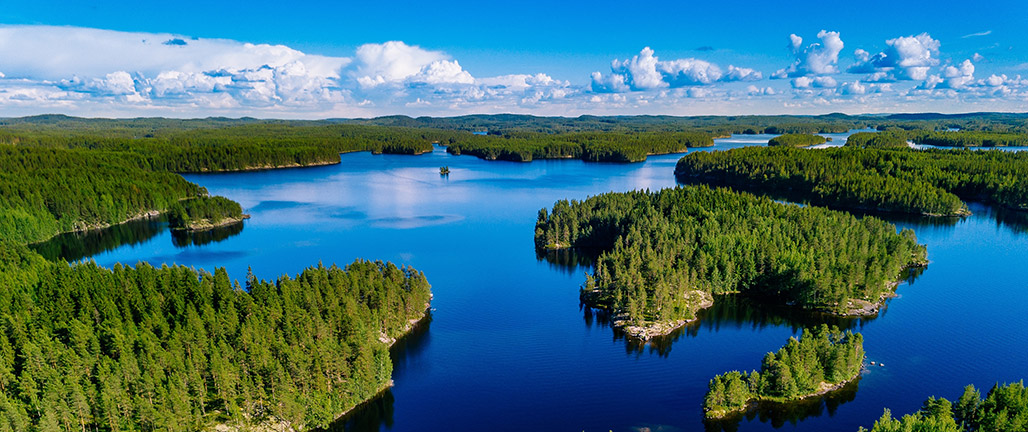
#> input picture test.jpg, 1028 x 432 px, found by its file name
$ jupyter execute kmeans.ipynb
#> lines starting #> are read from the running program, lines starting #| are printed output that depends on the picture
[cell 1]
import cv2
import matplotlib.pyplot as plt
import numpy as np
from scipy.spatial.distance import cdist
from sklearn.cluster import MiniBatchKMeans,KMeans
import time

[cell 2]
#Reading the image and converting it into RGB values -
image=cv2.imread('../input/testimage/test.jpg')
#> image is the input picture: shape (432, 1028, 3); mean B, G, R 120.8, 111, 62.6

plt.figure()
plt.axis('off')
plt.imshow(image)

image=cv2.cvtColor(image,cv2.COLOR_BGR2RGB)
plt.figure()
plt.axis('off')
plt.imshow(image)

[cell 3]
h,w,c=image.shape
#> h = 432; w = 1028; c = 3
image.shape
#> Out = (432, 1028, 3)

[cell 4]
def init_kmeans(feats,k):
    return KMeans(n_clusters=k).fit(feats)

def kmeans_sklearn(image_2d,K):

    #clustering pixels in appropriate clusters
#> called with image_2d = array of shape (444096, 3), K = 11
    sse=[]
    K=range(1,K)
    for k in K:
        kmeansModel=init_kmeans(image_2d,k)
        sse.append(kmeansModel.inertia_)
#> after the loop, sse = [6.86e+09, 2.98e+09, 1.65e+09, 1.04e+09, 882496113.1, 601050553.1, 470402468, 424887632.9, 376139455.6, 331444862.4]

    #Finding the best k
    plt.plot(K,sse,'bx-')
    plt.xlabel('k')
    plt.ylabel('Distortion')
    plt.title('The elbow method showing the optiomal')
    plt.show()
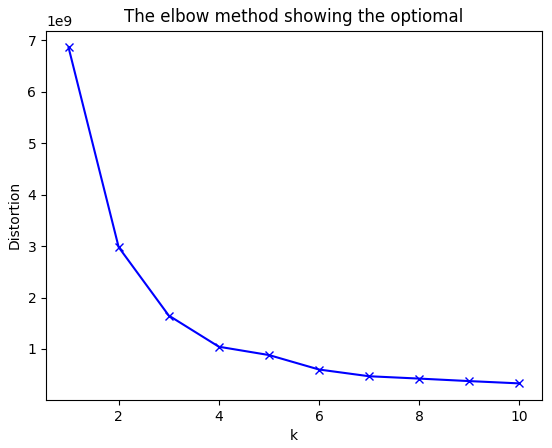
#> figure drawn by matplotlib, 1 panel; curve peaks at x = 1, y = 6.86e+09

def assign_color(image,k):

    #assigning colors of the nearest centroids to pixels
#> called with image = array of shape (444096, 3), k = 4
    kmeansModel=init_kmeans(image,k)
    cluster=kmeansModel.labels_
    centroids=kmeansModel.cluster_centers_
#> centroids = [[93.74, 107.2, 37.13], [11.82, 127.9, 203.1], [164.2, 190.4, 222.2], [16.38, 38.27, 44.05]]
    cluster_color = image.copy()
    for i in range(k):
        mask = cluster == i
        cluster_color[mask] = centroids[i]

    # 3. Visualize the result
    plt.imshow(np.reshape(cluster_color, (h,w,c)))

def compare_performance(image,k):

    k_means=KMeans(init='k-means++',n_clusters=k,n_init=10)
    t0=time.time()
    k_means.fit(image)
    t_batch=time.time()-t0
    print('Time taken for k_means:',t_batch)
    print('Inertia of k_means:',k_means.inertia_)

    mini_batch = MiniBatchKMeans(init='k-means++',n_clusters=k,batch_size=50,n_init=10)
    t0=time.time()
    mini_batch.fit(image)
    t_mini_batch=time.time()-t0
    print('Time taken for mini batch kmeans:',t_mini_batch)
    print('Inertia of mini batch:',mini_batch.inertia_)

[cell 5]
#Reshape image
image_2d=np.reshape(image,(h*w,c))

#finding cluster and optimal k
kmeans_sklearn(image_2d,11)

#From below curve we see 4 to be the optimal k value
best_k=4

#Assign centroid color to the cluster
assign_color(image_2d,best_k)

#compare the performance
compare_performance(image_2d,best_k)
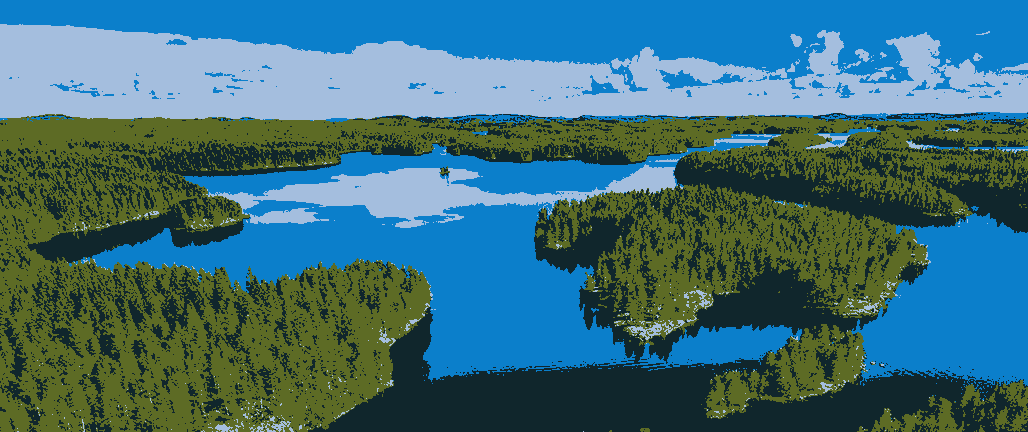
#> shown: shape (432, 1028, 3); mean R, G, B 62, 110.5, 120.6
